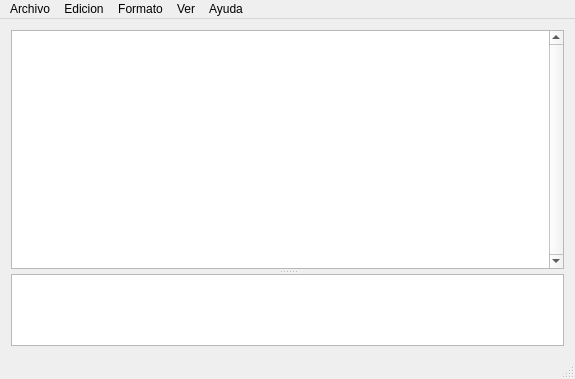
<?xml version="1.0" encoding="UTF-8"?>
<ui version="4.0">
 <class>MainWindow</class>
 <widget class="QMainWindow" name="MainWindow">
  <property name="geometry">
   <rect>
    <x>0</x>
    <y>0</y>
    <width>575</width>
    <height>379</height>
   </rect>
  </property>
  <property name="windowTitle">
   <string>Notes</string>
  </property>
  <widget class="QWidget" name="centralWidget">
   <property name="layoutDirection">
    <enum>Qt::LeftToRight</enum>
   </property>
   <property name="autoFillBackground">
    <bool>false</bool>
   </property>
   <layout class="QVBoxLayout" name="verticalLayout">
    <item>
     <widget class="QSplitter" name="splitter">
      <property name="orientation">
       <enum>Qt::Vertical</enum>
      </property>
      <property name="opaqueResize">
       <bool>true</bool>
      </property>
      <property name="handleWidth">
       <number>5</number>
      </property>
      <property name="childrenCollapsible">
       <bool>false</bool>
      </property>
      <widget class="CodeEditor" name="plainTextEdit">
       <property name="sizePolicy">
        <sizepolicy hsizetype="Ignored" vsizetype="Ignored">
         <horstretch>0</horstretch>
         <verstretch>0</verstretch>
        </sizepolicy>
       </property>
       <property name="minimumSize">
        <size>
         <width>0</width>
         <height>30</height>
        </size>
       </property>
       <property name="maximumSize">
        <size>
         <width>16777215</width>
         <height>16777215</height>
        </size>
       </property>
       <property name="baseSize">
        <size>
         <width>0</width>
         <height>0</height>
        </size>
       </property>
       <property name="font">
        <font>
         <family>Consolas</family>
         <pointsize>11</pointsize>
        </font>
       </property>
       <property name="verticalScrollBarPolicy">
        <enum>Qt::ScrollBarAlwaysOn</enum>
       </property>
       <property name="horizontalScrollBarPolicy">
        <enum>Qt::ScrollBarAsNeeded</enum>
       </property>
       <property name="sizeAdjustPolicy">
        <enum>QAbstractScrollArea::AdjustIgnored</enum>
       </property>
       <property name="lineWrapMode">
        <enum>QPlainTextEdit::NoWrap</enum>
       </property>
       <property name="tabStopWidth">
        <number>80</number>
       </property>
      </widget>
      <widget class="QPlainTextEdit" name="plainTextEdit_2">
       <property name="sizePolicy">
        <sizepolicy hsizetype="Ignored" vsizetype="Ignored">
         <horstretch>0</horstretch>
         <verstretch>0</verstretch>
        </sizepolicy>
       </property>
       <property name="minimumSize">
        <size>
         <width>0</width>
         <height>30</height>
        </size>
       </property>
       <property name="maximumSize">
        <size>
         <width>16777215</width>
         <height>16777215</height>
        </size>
       </property>
       <property name="horizontalScrollBarPolicy">
        <enum>Qt::ScrollBarAlwaysOff</enum>
       </property>
       <property name="sizeAdjustPolicy">
        <enum>QAbstractScrollArea::AdjustToContents</enum>
       </property>
       <property name="readOnly">
        <bool>true</bool>
       </property>
       <property name="tabStopWidth">
        <number>80</number>
       </property>
      </widget>
     </widget>
    </item>
   </layout>
  </widget>
  <widget class="QMenuBar" name="menuBar">
   <property name="geometry">
    <rect>
     <x>0</x>
     <y>0</y>
     <width>575</width>
     <height>21</height>
    </rect>
   </property>
   <widget class="QMenu" name="menuArchivo">
    <property name="title">
     <string>Archivo</string>
    </property>
    <addaction name="actionNuevo"/>
    <addaction name="actionAbrir"/>
    <addaction name="actionGuardar"/>
    <addaction name="actionGuardar_como"/>
    <addaction name="actionSalir"/>
   </widget>
   <widget class="QMenu" name="menuEdicion">
    <property name="title">
     <string>Edicion</string>
    </property>
    <addaction name="actionDeshacer"/>
    <addaction name="actionRehacer"/>
    <addaction name="separator"/>
    <addaction name="actionCortar"/>
    <addaction name="actionCopiar"/>
    <addaction name="actionPegar"/>
    <addaction name="actionEliminar"/>
    <addaction name="separator"/>
    <addaction name="actionBuscar"/>
    <addaction name="actionBuscar_siguiente"/>
    <addaction name="actionReemplazar"/>
    <addaction name="actionIr_a"/>
    <addaction name="separator"/>
    <addaction name="actionSeleccionar_todo"/>
   </widget>
   <widget class="QMenu" name="menuFormato">
    <property name="title">
     <string>Formato</string>
    </property>
    <addaction name="actionFuente"/>
   </widget>
   <widget class="QMenu" name="menuVer">
    <property name="title">
     <string>Ver</string>
    </property>
    <addaction name="actionBarra_de_estado"/>
    <addaction name="actionResultados"/>
   </widget>
   <widget class="QMenu" name="menuAyuda">
    <property name="title">
     <string>Ayuda</string>
    </property>
    <addaction name="actionVer_la_ayuda"/>
    <addaction name="actionAcerca_de"/>
   </widget>
   <addaction name="menuArchivo"/>
   <addaction name="menuEdicion"/>
   <addaction name="menuFormato"/>
   <addaction name="menuVer"/>
   <addaction name="menuAyuda"/>
  </widget>
  <widget class="QStatusBar" name="statusBar">
   <property name="enabled">
    <bool>true</bool>
   </property>
  </widget>
  <action name="actionNuevo">
   <property name="text">
    <string>Nuevo</string>
   </property>
   <property name="shortcut">
    <string>Ctrl+N</string>
   </property>
  </action>
  <action name="actionAbrir">
   <property name="text">
    <string>Abrir...</string>
   </property>
   <property name="shortcut">
    <string>Ctrl+O</string>
   </property>
  </action>
  <action name="actionGuardar">
   <property name="text">
    <string>Guardar</string>
   </property>
   <property name="shortcut">
    <string>Ctrl+S</string>
   </property>
  </action>
  <action name="actionGuardar_como">
   <property name="text">
    <string>Guardar como...</string>
   </property>
  </action>
  <action name="actionSalir">
   <property name="text">
    <string>Salir</string>
   </property>
  </action>
  <action name="actionFuente">
   <property name="text">
    <string>Fuente...</string>
   </property>
  </action>
  <action name="actionBarra_de_estado">
   <property name="checkable">
    <bool>true</bool>
   </property>
   <property name="text">
    <string>Barra de estado</string>
   </property>
  </action>
  <action name="actionVer_la_ayuda">
   <property name="text">
    <string>Ver la ayuda</string>
   </property>
  </action>
  <action name="actionAcerca_de">
   <property name="text">
    <string>Acerca de</string>
   </property>
  </action>
  <action name="actionAjuste_de_linea">
   <property name="checkable">
    <bool>true</bool>
   </property>
   <property name="text">
    <string>Ajuste de linea</string>
   </property>
  </action>
  <action name="actionDeshacer">
   <property name="text">
    <string>Deshacer</string>
   </property>
   <property name="shortcut">
    <string>Ctrl+Z</string>
   </property>
  </action>
  <action name="actionCortar">
   <property name="text">
    <string>Cortar</string>
   </property>
   <property name="shortcut">
    <string>Ctrl+X</string>
   </property>
  </action>
  <action name="actionCopiar">
   <property name="text">
    <string>Copiar</string>
   </property>
   <property name="shortcut">
    <string>Ctrl+C</string>
   </property>
  </action>
  <action name="actionPegar">
   <property name="text">
    <string>Pegar</string>
   </property>
   <property name="shortcut">
    <string>Ctrl+V</string>
   </property>
  </action>
  <action name="actionEliminar">
   <property name="text">
    <string>Eliminar</string>
   </property>
   <property name="shortcut">
    <string>Del</string>
   </property>
  </action>
  <action name="actionBuscar">
   <property name="text">
    <string>Buscar...</string>
   </property>
   <property name="shortcut">
    <string>Ctrl+F</string>
   </property>
  </action>
  <action name="actionBuscar_siguiente">
   <property name="text">
    <string>Buscar siguiente</string>
   </property>
   <property name="shortcut">
    <string>F3</string>
   </property>
  </action>
  <action name="actionReemplazar">
   <property name="text">
    <string>Reemplazar...</string>
   </property>
   <property name="shortcut">
    <string>Ctrl+R</string>
   </property>
  </action>
  <action name="actionIr_a">
   <property name="text">
    <string>Ir a...</string>
   </property>
  </action>
  <action name="actionSeleccionar_todo">
   <property name="text">
    <string>Seleccionar todo</string>
   </property>
   <property name="shortcut">
    <string>Ctrl+A</string>
   </property>
  </action>
  <action name="actionRehacer">
   <property name="text">
    <string>Rehacer</string>
   </property>
   <property name="shortcut">
    <string>Ctrl+Y</string>
   </property>
  </action>
  <action name="actionResultados">
   <property name="checkable">
    <bool>true</bool>
   </property>
   <property name="text">
    <string>Resultados</string>
   </property>
  </action>
 </widget>
 <layoutdefault spacing="6" margin="11"/>
 <customwidgets>
  <customwidget>
   <class>CodeEditor</class>
   <extends>QPlainTextEdit</extends>
   <header>codeeditor.h</header>
  </customwidget>
 </customwidgets>
 <resources/>
 <connections/>
</ui>
